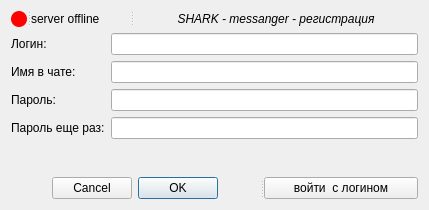
<?xml version="1.0" encoding="UTF-8"?>
<ui version="4.0">
 <class>registerScreen</class>
 <widget class="QDialog" name="registerScreen">
  <property name="geometry">
   <rect>
    <x>0</x>
    <y>0</y>
    <width>429</width>
    <height>210</height>
   </rect>
  </property>
  <property name="windowTitle">
   <string>Регистрация нового пользователя</string>
  </property>
  <layout class="QVBoxLayout" name="verticalLayout">
   <item>
    <widget class="QSplitter" name="splitter_2">
     <property name="orientation">
      <enum>Qt::Orientation::Horizontal</enum>
     </property>
     <widget class="QLabel" name="serverStatusLabelRound">
      <property name="sizePolicy">
       <sizepolicy hsizetype="Preferred" vsizetype="Preferred">
        <horstretch>0</horstretch>
        <verstretch>0</verstretch>
       </sizepolicy>
      </property>
      <property name="minimumSize">
       <size>
        <width>16</width>
        <height>16</height>
       </size>
      </property>
      <property name="maximumSize">
       <size>
        <width>16</width>
        <height>16</height>
       </size>
      </property>
      <property name="styleSheet">
       <string notr="true">background-color: red;
border-radius: 8px;</string>
      </property>
      <property name="text">
       <string/>
      </property>
     </widget>
     <widget class="QLabel" name="serverStatusLabel">
      <property name="text">
       <string>server offline</string>
      </property>
     </widget>
     <widget class="QLabel" name="label">
      <property name="font">
       <font>
        <italic>true</italic>
       </font>
      </property>
      <property name="text">
       <string>SHARK - messanger - регистрация</string>
      </property>
      <property name="alignment">
       <set>Qt::AlignmentFlag::AlignCenter</set>
      </property>
     </widget>
    </widget>
   </item>
   <item>
    <layout class="QFormLayout" name="formLayout">
     <item row="3" column="0">
      <widget class="QLabel" name="label_3">
       <property name="text">
        <string>Пароль:</string>
       </property>
      </widget>
     </item>
     <item row="4" column="0">
      <widget class="QLabel" name="label_4">
       <property name="text">
        <string>Пароль еще раз:</string>
       </property>
      </widget>
     </item>
     <item row="3" column="1">
      <widget class="QLineEdit" name="passwordEdit">
       <property name="toolTip">
        <string>Не менее 5 и не более 20 символов, Мнимум одна заглавная и одна цифра (только латинские буквы)</string>
       </property>
       <property name="toolTipDuration">
        <number>10000</number>
       </property>
       <property name="echoMode">
        <enum>QLineEdit::EchoMode::PasswordEchoOnEdit</enum>
       </property>
      </widget>
     </item>
     <item row="4" column="1">
      <widget class="QLineEdit" name="passwordConfirmEdit">
       <property name="toolTip">
        <string>Повторите ввод пароля</string>
       </property>
       <property name="toolTipDuration">
        <number>10000</number>
       </property>
       <property name="echoMode">
        <enum>QLineEdit::EchoMode::PasswordEchoOnEdit</enum>
       </property>
      </widget>
     </item>
     <item row="1" column="0">
      <widget class="QLabel" name="label_2">
       <property name="text">
        <string>Имя в чате:</string>
       </property>
      </widget>
     </item>
     <item row="1" column="1">
      <widget class="QLineEdit" name="nameEdit">
       <property name="toolTip">
        <string>Не менее 2 и не более 20 символов, только английские буквы и цифры</string>
       </property>
       <property name="toolTipDuration">
        <number>10000</number>
       </property>
      </widget>
     </item>
     <item row="0" column="0">
      <widget class="QLabel" name="label_5">
       <property name="text">
        <string>Логин:</string>
       </property>
      </widget>
     </item>
     <item row="0" column="1">
      <widget class="QLineEdit" name="loginEdit">
       <property name="toolTip">
        <string>Не менее 5 и не более 20 символов, только английские буквы и цифры</string>
       </property>
       <property name="toolTipDuration">
        <number>10000</number>
       </property>
      </widget>
     </item>
    </layout>
   </item>
   <item>
    <spacer name="verticalSpacer">
     <property name="orientation">
      <enum>Qt::Orientation::Vertical</enum>
     </property>
     <property name="sizeHint" stdset="0">
      <size>
       <width>20</width>
       <height>40</height>
      </size>
     </property>
    </spacer>
   </item>
   <item>
    <widget class="QSplitter" name="splitter">
     <property name="orientation">
      <enum>Qt::Orientation::Horizontal</enum>
     </property>
     <widget class="QDialogButtonBox" name="registerButtonBox">
      <property name="layoutDirection">
       <enum>Qt::LayoutDirection::RightToLeft</enum>
      </property>
      <property name="standardButtons">
       <set>QDialogButtonBox::StandardButton::Cancel|QDialogButtonBox::StandardButton::Ok</set>
      </property>
      <property name="centerButtons">
       <bool>true</bool>
      </property>
     </widget>
     <widget class="QPushButton" name="toLoginButton">
      <property name="text">
       <string>войти  с логином</string>
      </property>
     </widget>
    </widget>
   </item>
  </layout>
 </widget>
 <tabstops>
  <tabstop>loginEdit</tabstop>
  <tabstop>nameEdit</tabstop>
  <tabstop>passwordEdit</tabstop>
  <tabstop>passwordConfirmEdit</tabstop>
  <tabstop>toLoginButton</tabstop>
  <tabstop>registerButtonBox</tabstop>
 </tabstops>
 <resources/>
 <connections/>
</ui>
